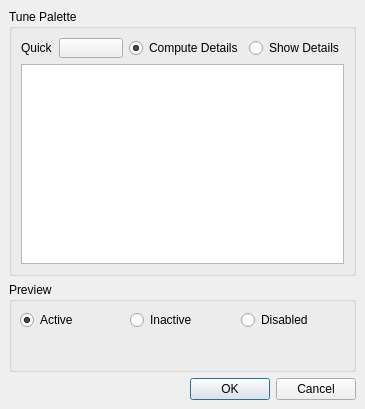
<ui version="4.0" >
 <comment>*********************************************************************
**
** Copyright (C) 1992-2008 Trolltech ASA. All rights reserved.
**
** This file is part of the Qt Designer of the Qt Toolkit.
**
** This file may be used under the terms of the GNU General Public
** License versions 2.0 or 3.0 as published by the Free Software
** Foundation and appearing in the files LICENSE.GPL2 and LICENSE.GPL3
** included in the packaging of this file.  Alternatively you may (at
** your option) use any later version of the GNU General Public
** License if such license has been publicly approved by Trolltech ASA
** (or its successors, if any) and the KDE Free Qt Foundation. In
** addition, as a special exception, Trolltech gives you certain
** additional rights. These rights are described in the Trolltech GPL
** Exception version 1.2, which can be found at
** http://www.trolltech.com/products/qt/gplexception/ and in the file
** GPL_EXCEPTION.txt in this package.
**
** Please review the following information to ensure GNU General
** Public Licensing requirements will be met:
** http://trolltech.com/products/qt/licenses/licensing/opensource/. If
** you are unsure which license is appropriate for your use, please
** review the following information:
** http://trolltech.com/products/qt/licenses/licensing/licensingoverview
** or contact the sales department at sales@trolltech.com.
**
** In addition, as a special exception, Trolltech, as the sole
** copyright holder for Qt Designer, grants users of the Qt/Eclipse
** Integration plug-in the right for the Qt/Eclipse Integration to
** link to functionality provided by Qt Designer and its related
** libraries.
**
** This file is provided "AS IS" with NO WARRANTY OF ANY KIND,
** INCLUDING THE WARRANTIES OF DESIGN, MERCHANTABILITY AND FITNESS FOR
** A PARTICULAR PURPOSE. Trolltech reserves all rights not expressly
** granted herein.
**
** This file is provided AS IS with NO WARRANTY OF ANY KIND, INCLUDING THE
** WARRANTY OF DESIGN, MERCHANTABILITY AND FITNESS FOR A PARTICULAR PURPOSE.
**
*********************************************************************</comment>
 <class>qdesigner_internal::PaletteEditor</class>
 <widget class="QDialog" name="qdesigner_internal::PaletteEditor" >
  <property name="geometry" >
   <rect>
    <x>0</x>
    <y>0</y>
    <width>365</width>
    <height>409</height>
   </rect>
  </property>
  <property name="sizePolicy" >
   <sizepolicy>
    <hsizetype>7</hsizetype>
    <vsizetype>7</vsizetype>
    <horstretch>0</horstretch>
    <verstretch>0</verstretch>
   </sizepolicy>
  </property>
  <property name="windowTitle" >
   <string>Edit Palette</string>
  </property>
  <layout class="QVBoxLayout" >
   <property name="margin" >
    <number>9</number>
   </property>
   <property name="spacing" >
    <number>6</number>
   </property>
   <item>
    <widget class="QGroupBox" name="advancedBox" >
     <property name="minimumSize" >
      <size>
       <width>0</width>
       <height>0</height>
      </size>
     </property>
     <property name="maximumSize" >
      <size>
       <width>16777215</width>
       <height>16777215</height>
      </size>
     </property>
     <property name="title" >
      <string>Tune Palette</string>
     </property>
     <layout class="QGridLayout" >
      <property name="margin" >
       <number>9</number>
      </property>
      <property name="spacing" >
       <number>6</number>
      </property>
      <item row="0" column="1" >
       <widget class="qdesigner_internal::QtColorButton" name="buildButton" >
        <property name="sizePolicy" >
         <sizepolicy>
          <hsizetype>7</hsizetype>
          <vsizetype>13</vsizetype>
          <horstretch>0</horstretch>
          <verstretch>0</verstretch>
         </sizepolicy>
        </property>
        <property name="text" >
         <string/>
        </property>
       </widget>
      </item>
      <item row="1" column="0" colspan="4" >
       <widget class="QTreeView" name="paletteView" >
        <property name="minimumSize" >
         <size>
          <width>0</width>
          <height>200</height>
         </size>
        </property>
       </widget>
      </item>
      <item row="0" column="3" >
       <widget class="QRadioButton" name="detailsRadio" >
        <property name="text" >
         <string>Show Details</string>
        </property>
       </widget>
      </item>
      <item row="0" column="2" >
       <widget class="QRadioButton" name="computeRadio" >
        <property name="text" >
         <string>Compute Details</string>
        </property>
        <property name="checked" >
         <bool>true</bool>
        </property>
       </widget>
      </item>
      <item row="0" column="0" >
       <widget class="QLabel" name="label" >
        <property name="text" >
         <string>Quick</string>
        </property>
       </widget>
      </item>
     </layout>
    </widget>
   </item>
   <item>
    <widget class="QGroupBox" name="GroupBox126" >
     <property name="sizePolicy" >
      <sizepolicy>
       <hsizetype>5</hsizetype>
       <vsizetype>7</vsizetype>
       <horstretch>0</horstretch>
       <verstretch>0</verstretch>
      </sizepolicy>
     </property>
     <property name="title" >
      <string>Preview</string>
     </property>
     <layout class="QGridLayout" >
      <property name="margin" >
       <number>8</number>
      </property>
      <property name="spacing" >
       <number>6</number>
      </property>
      <item row="0" column="2" >
       <widget class="QRadioButton" name="disabledRadio" >
        <property name="text" >
         <string>Disabled</string>
        </property>
       </widget>
      </item>
      <item row="0" column="1" >
       <widget class="QRadioButton" name="inactiveRadio" >
        <property name="text" >
         <string>Inactive</string>
        </property>
       </widget>
      </item>
      <item row="0" column="0" >
       <widget class="QRadioButton" name="activeRadio" >
        <property name="text" >
         <string>Active</string>
        </property>
        <property name="checked" >
         <bool>true</bool>
        </property>
       </widget>
      </item>
      <item row="1" column="0" colspan="3" >
       <widget class="qdesigner_internal::PreviewFrame" native="1" name="previewFrame" >
        <property name="sizePolicy" >
         <sizepolicy>
          <hsizetype>7</hsizetype>
          <vsizetype>7</vsizetype>
          <horstretch>0</horstretch>
          <verstretch>0</verstretch>
         </sizepolicy>
        </property>
       </widget>
      </item>
     </layout>
    </widget>
   </item>
   <item>
    <widget class="QDialogButtonBox" name="buttonBox" >
     <property name="orientation" >
      <enum>Qt::Horizontal</enum>
     </property>
     <property name="standardButtons" >
      <set>QDialogButtonBox::Cancel|QDialogButtonBox::NoButton|QDialogButtonBox::Ok</set>
     </property>
    </widget>
   </item>
  </layout>
 </widget>
 <customwidgets>
  <customwidget>
   <class>qdesigner_internal::QtColorButton</class>
   <extends>QToolButton</extends>
   <header>qtcolorbutton.h</header>
  </customwidget>
  <customwidget>
   <class>qdesigner_internal::PreviewFrame</class>
   <extends>QWidget</extends>
   <header>previewframe.h</header>
  </customwidget>
 </customwidgets>
 <resources/>
 <connections>
  <connection>
   <sender>buttonBox</sender>
   <signal>accepted()</signal>
   <receiver>qdesigner_internal::PaletteEditor</receiver>
   <slot>accept()</slot>
   <hints>
    <hint type="sourcelabel" >
     <x>180</x>
     <y>331</y>
    </hint>
    <hint type="destinationlabel" >
     <x>134</x>
     <y>341</y>
    </hint>
   </hints>
  </connection>
  <connection>
   <sender>buttonBox</sender>
   <signal>rejected()</signal>
   <receiver>qdesigner_internal::PaletteEditor</receiver>
   <slot>reject()</slot>
   <hints>
    <hint type="sourcelabel" >
     <x>287</x>
     <y>329</y>
    </hint>
    <hint type="destinationlabel" >
     <x>302</x>
     <y>342</y>
    </hint>
   </hints>
  </connection>
 </connections>
</ui>
